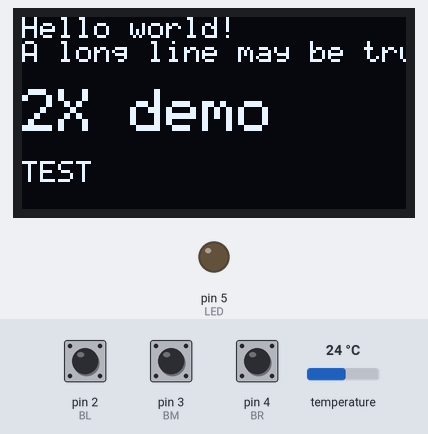
This sketch was run on a simulated Arduino Uno, built with avr-gcc and run on an emulated ATmega328P. On the bench: 128×64 one-colour display, output pins drawn as LEDs (lit = HIGH). The inputs (shaded band) are chosen by the test bench; at power-on: pin 2 (BL) HIGH, pin 3 (BM) HIGH, pin 4 (BR) HIGH, temperature 24 °C. The local clock reads 2024-03-15 10:24:30 at power-on unless the sketch sets it; what the sketch prints to the serial monitor is not drawn.

Above: at 0.2 s.

The sketch:

JokuesArduinoWristWatch-JAWW.ino
```cpp
//OLED Library from https://github.com/greiman/SSD1306Ascii.git
//RTC  Library from http://www.rinkydinkelectronics.com/library.php?id=73
//
//HARDWARE
//I2C OLED Display  on A4 / A5 or dedicated SDA / SCL Pins
//DS3231 RTC Module on A4 / A5 or dedicated SDA / SCL Pins
//Left Button       on Pin 2
//Middle Button     on Pin 3
//Right Button      on Pin 4
//LED               on Pin 5

//including needed libraries
#include "SSD1306Ascii.h"
#include "SSD1306AsciiAvrI2c.h"
#include "DS3231.h"

//defining RTC and OLED module
DS3231 rtc(SDA,SCL);
SSD1306AsciiAvrI2c oled;

/**
 *
 * EDIT VERSION HERE
 *
 */
const String VERSION = "JAWW v.0.9.2";
 /**
  *
  * END EDITING VERSION HERE
  *
  */

//defining variables
String temperatur;
String datum;
String DOW;
String zeit;
int nBL,nBM,nBR,pBL,pBM,pBR;
boolean BLchange,BMchange,BRchange,repaint;
int BL = 2;
int BM = 3;
int BR = 4;
int LED = 5;
boolean FlashLight = false;
int PageNR = 0;
int MainMenuTile = 0;

String MainMenuText[] = {" Clock "," Settings "," FlashLight "," NightMode "};
boolean invertedMode = false;

//setup begin
void setup() {
  Serial.begin(115200);
  oled.begin(&Adafruit128x64, 0x3C);
  rtc.begin();
  oled.setFont(System5x7);
  oled.clear();
  oled.print("TEST");

  pinMode(BL, INPUT);
  pinMode(BM, INPUT);
  pinMode(BR, INPUT);
  pinMode(LED,OUTPUT);
  repaint = true;
}

//loop
void loop()
{
  //Serial.println("loop");
  temperatur = String(rtc.getTemp()) + "C";
  //Serial.println("loop");
  datum = rtc.getDateStr();
  //Serial.println("loop");
  DOW = rtc.getDOWStr();
  //Serial.println("loop");
  zeit = rtc.getTimeStr();
  //Serial.println("rtc");
  nBL = digitalRead(BL);
  nBM = digitalRead(BM);
  nBR = digitalRead(BR);
  //Serial.println("read");

  //PAGING VARIABLES
  BLchange = false;//Left pressed
  BMchange = false;//middle pressed
  BRchange = false;//right pressed
  boolean btnPressed = false;//anything pressed

  if(nBL != pBL && nBL == HIGH){
    BLchange = true;
    btnPressed = true;
  }
  if(nBM != pBM && nBM == HIGH){
    BMchange = true;
    btnPressed = true;
  }
  if(nBR != pBR && nBR == HIGH){
    BRchange = true;
    btnPressed = true;
  }
  //PAGING VARIABLES END

   if(btnPressed){
    Serial.println("pressed");
    if(PageNR == 1 && BMchange){
      switch(MainMenuTile){
        case 0: PageNR = 0; break;
        case 1: PageNR = 2; break;
        case 2: FlashLight = !FlashLight; break;
        case 3: invertedMode = !invertedMode; break;
      }
      BMchange = false;
      repaint = true;
    }
    if(PageNR == 1 && BRchange){
      if(MainMenuTile == 0){
        MainMenuTile = 3;
      }else{
        MainMenuTile--;
      }
      BRchange = false;
      repaint = true;
    }

    if(PageNR == 1 && BLchange){
      MainMenuTile++;
      if(MainMenuTile == 4){
        MainMenuTile = 0;
      }
      BLchange = false;
      repaint = true;
    }


  }
  if(PageNR == 0 && repaint){
    drawPageClock();
  }
  if(PageNR == 1 && repaint){
    drawPageMainMenu();
  }
  repaint = false;

  //Serial.println(PageNR);
  //FINISHING UP
  pBL = nBL;
  pBM = nBM;
  pBR = nBR;
  digitalWrite(LED,FlashLight);
  delay(100);
}


void drawPageClock(){
  oled.clear();
  oled.println("Hello world!");
  oled.println("A long line may be truncated");
  oled.println();
  oled.set2X();
  oled.println("2X demo");
  oled.set1X();
  oled.print("\nTEST");
}

void drawPageMainMenu(){

}
```

Source omitted: graphics.c (data table, 4041 bytes)
